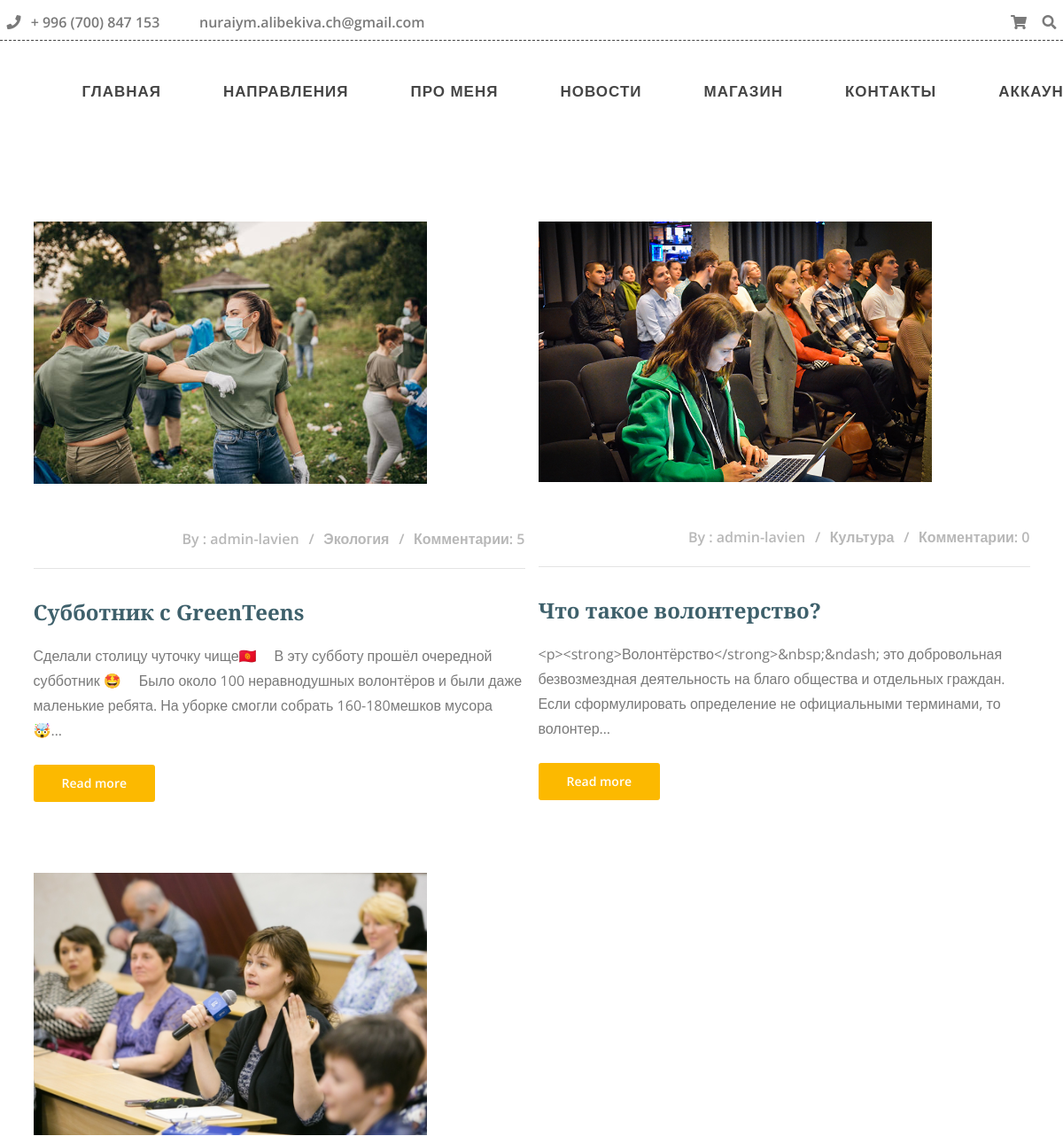
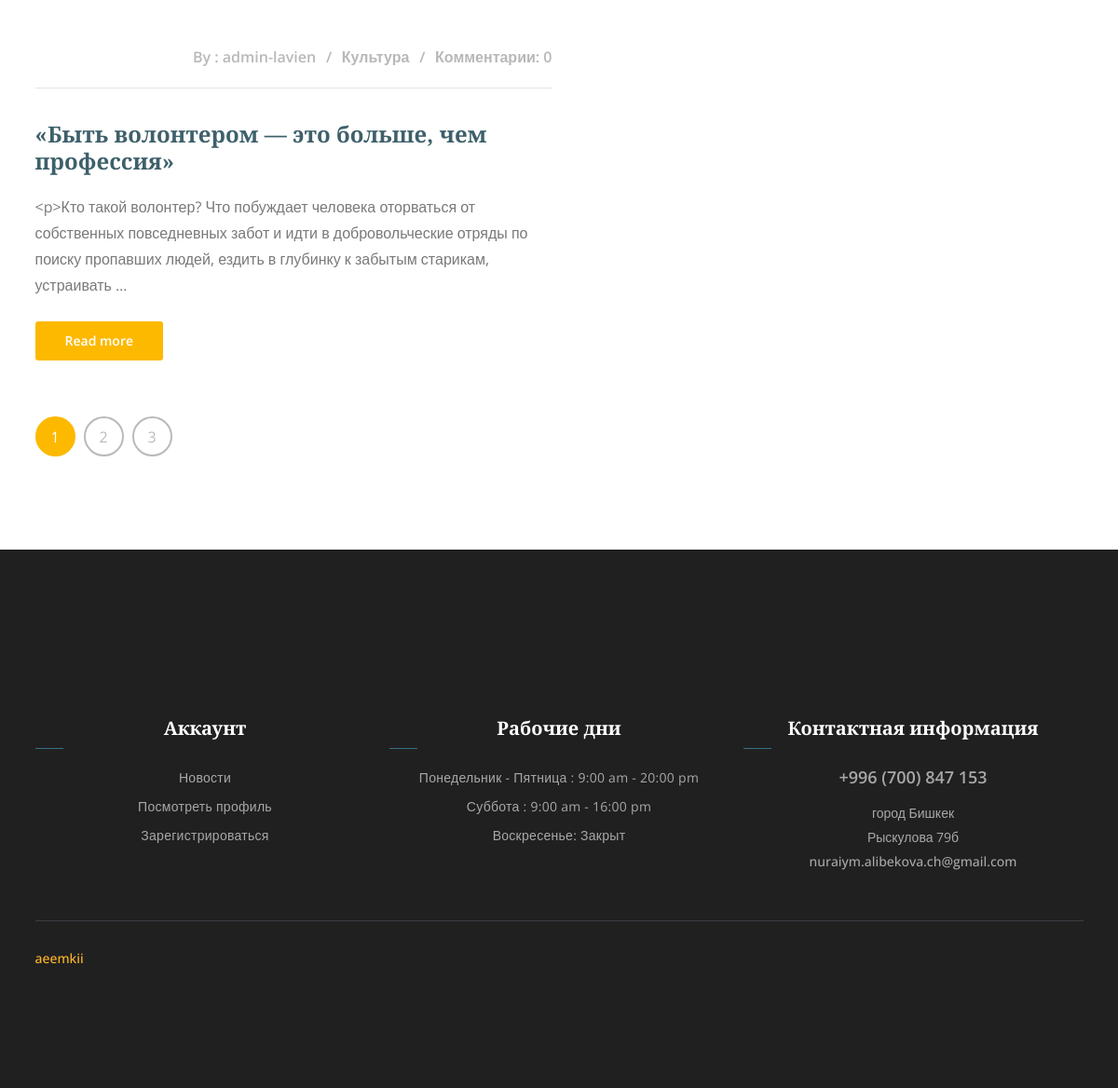
/post/list/, run on the app's committed database (2 pictures, top to bottom).
### apps/blog/models.py (models this page shows, shortened)
class Post(models.Model):
    title = models.CharField("Заголовок", max_length=255)
    description = models.TextField("Описание")
    image = models.ImageField("Фото", upload_to="post/images/")
    created = models.DateTimeField(auto_now_add=True)
    updated = models.DateTimeField(auto_now=True)
    author = models.ForeignKey(User, on_delete=models.CASCADE, related_name="posts")
    is_draft = models.BooleanField("Черновик", default=True)
    tags = models.ManyToManyField(Tag, related_name= "tags")
    category = models.ForeignKey(
        Category,
        on_delete=models.SET_NULL,
        null=True,
        related_name="posts"
        )
    class Meta:
        verbose_name = "Пост"
        verbose_name_plural = "Посты"

class Category(models.Model):
    name = models.CharField("Название",max_length=50)
    slug = models.SlugField(max_length=60)
    icon = models.ImageField(upload_to="category/icons/")
    description = models.TextField("Описание категории", null= True)
    class Meta:
        verbose_name = "Категория"
        verbose_name_plural = "Категории"
    def __str__(self):
        return self.name

### apps/accounts/models.py (models this page shows)
class User(AbstractUser):
    username = models.CharField(
        "Имя пользователя",
        max_length=150,
        unique=True,
        help_text=(
            "Доступно 150 символов или меньше. Только буквы, цифры и @/./+/-/_."
        ),
        validators=[username_validator],
        error_messages={
            "unique": "Пользователь с таким именем уже существует.",
        },
)
    email = None
    profile_img = models.ImageField(upload_to="users/profiles/", blank=True,null=True)
    about = models.TextField("О себе", null=True,blank=True)
    social_netw = models.ManyToManyField(SocialNetworks, limit_choices_to=5,)
    mobile = models.CharField("Мобильный телефон", max_length=10, null=True)
    USERNAME_FIELD = 'username'
    REQUIRED_FIELDS = []
    objects = UserManager()
    class Meta:
        verbose_name = "Пользователь"
        verbose_name_plural = "Пользователи"
    def __str__(self):
        return self.username

### apps/blog/views.py (the view)
# urls.py: path('post/list/', views.PostListView.as_view(), name="post_list"),
class PostListView(ListView):
    template_name ="post_list.html"
    model = Post
    queryset = Post.objects.filter(is_draft=False)
    def get_context_data(self, **kwargs):
        context = super().get_context_data(**kwargs)
        latest_posts = Post.objects.filter(is_draft=False).order_by("-created")
        if len(latest_posts) < 4:
            context["latest_posts"] = latest_posts
        else:
            context["latest_posts"] = latest_posts[:4]
        context["categories"] = Category.objects.all()
        return context
    def get_queryset(self):
        category_slug = self.kwargs.get("category_slug")
        if category_slug:
            qs = Post.objects.filter(is_draft=False, category__slug=category_slug)
            return qs
        return Post.objects.filter(is_draft=False)

### apps/cart/get_context_cart.py (called while the page is built)
def get_cart(request):
    return {"cart": Cart(request)}

### apps/blog/templates/post_list.html (shortened to what this page needs)
{% extends 'base.html' %}
{% block content %}
<section class="main_blog_area p_100">
    <div class="container">
        <div class="blog_area_inner">
            <div class="main_blog_column row">
                {% for item in object_list %}
                <div class="col-lg-6">
                    <div class="blog_item">
                        <div class="blog_img"  >
                            <img class="img-fluid" src="{{ item.image.url }}" alt="">
                        </div>
                        <div class="blog_text">
                                   <div class="blog_time">
                                <div class="float-right">
                                    <ul class="list_style">
                                        <li><a href="#">By :  {{item.author}}</a></li>
                                        <li><a href="#">{{item.category}}</a></li>
                                        <li><a href="#">Комментарии: {{item.comments.count}}</a></li>
                                    </ul>
                                </div>
                            </div>
                            <a href="#"><h4>{{item.title}}</h4></a>
                            <p>{{ item.description|truncatechars:200 }}</p>
                            <a class="pink_more" href="{% url 'post_detail' item.id %}">Read more</a>
                        </div>
                    </div>
                </div>
                {% endfor %}
            </div>
            <nav aria-label="Page navigation example" class="blog_pagination">
                <ul class="pagination">
                    <li class="page-item active"><a class="page-link" href="#">1</a></li>
                    <li class="page-item"><a class="page-link" href="#">2</a></li>
                    <li class="page-item"><a class="page-link" href="#">3</a></li>
                </ul>
            </nav>
        </div>
    </div>
</section>
{% endblock %}

### templates/base.html (shortened to what this page needs)
<!DOCTYPE html>
<html lang="en">
<head>5
  {% load static %}
  <link href="{% static 'css/font-awesome.min.css' %}" rel="stylesheet">
  <link href="{% static 'vendors/linearicons/style.css' %}" rel="stylesheet">
  <link href="{% static 'vendors/flat-icon/flaticon.css' %}" rel="stylesheet">
  <link href="{% static 'css/bootstrap.min.css' %}" rel="stylesheet">
  <link href="{% static 'vendors/revolution/css/settings.css' %}" rel="stylesheet">
  <link href="{% static 'vendors/revolution/css/layers.css' %}" rel="stylesheet">
  <link href="{% static 'vendors/revolution/css/navigation.css' %}" rel="stylesheet">
  <link href="{% static 'vendors/animate-css/animate.css' %}" rel="stylesheet">
  <link href="{% static 'vendors/owl-carousel/owl.carousel.min.css' %}" rel="stylesheet">
  <link href="{% static 'style.css' %}" rel="stylesheet">
  <link href="{% static 'vendors/magnifc-popup/magnific-popup.css' %}" rel="stylesheet">
  <link href="{% static 'vendors/nice-select/css/nice-select.css' %}" rel="stylesheet">
  <link href="{% static 'css/responsive.css' %}" rel="stylesheet">
  <link href="https://cdn.jsdelivr.net/npm/bootstrap@5.0.2/dist/css/bootstrap.min.css" rel="stylesheet">
  <link rel="stylesheet" href="https://cdn.jsdelivr.net/npm/@fancyapps/ui@4.0/dist/fancybox.css"/>
<link rel="stylesheet" href="{% static 'shop/css/normalize.css' %}">
<link rel="stylesheet" href="{% static 'shop/css/main.css' %}">
<link rel="stylesheet" href="{% static 'shop/css/bootstrap.min.css' %}">
<link rel="stylesheet" href="{% static 'shop/css/animate.min.css' %}">
<link rel="stylesheet" href="{% static 'shop/css/fontawesome-all.min.css' %}">
<link rel="stylesheet" href="{% static 'shop/fonts/flaticon.css' %}">
<link rel="stylesheet" href="{% static 'shop/css/owl.carousel.min.css' %}">
<link rel="stylesheet" href="{% static 'shop/css/owl.theme.default.min.css' %}">
<link rel="stylesheet" href="{% static 'shop/style.css' %}">
<link href="{% static 'about_me/vendor/bootstrap/css/bootstrap.min.css' %}" rel="stylesheet">
<link href="{% static 'about_me/vendor/bootstrap-icons/bootstrap-icons.css' %}" rel="stylesheet">
<link href="{% static 'about_me/vendor/boxicons/css/boxicons.min.css' %}" rel="stylesheet">
<link href="{% static 'about_me/vendor/glightbox/css/glightbox.min.css' %}" rel="stylesheet">
<link href="{% static 'about_me/vendor/swiper/swiper-bundle.min.css' %}" rel="stylesheet">
<link href="{% static 'about_me/style.css' %}" rel="stylesheet">
</head>
<body>
	<header class="main_header_area five_header">
    <div class="top_header_area row m0">
      <div class="container">
        <div class="all">
          <div class="float-left">
            <a href="tell:+ 996 (700) 847 153"><i class="fa fa-phone" aria-hidden="true"></i> + 996 (700) 847 153</a>
            <a href="mainto:info@cakebakery.com"><i class="fa fa-envelope-o" aria-hidden="true"></i>nuraiym.alibekiva.ch@gmail.com</a>
          </div>
          <div class="float-right">
            <ul class="h_social list_style">
            </ul>
            <ul class="h_search list_style">
              <li>
                <a href="{% url 'cart_page' %}"><i class="fa fa-shopping-cart"></i>
                </a></li>
              <li><a class="popup-with-zoom-anim" href="#test-search"><i class="fa fa-search"></i></a></li>
            </ul>
          </div>
        </div>
      </div>
    </div>
    <div class="main_menu_two">
      <div class="container">
        <nav class="navbar navbar-expand-lg navbar-light bg-light">
          <a class="navbar-brand" href="index.html"><img src="img/logo-2.png" alt=""></a>
          <div class="collapse navbar-collapse" id="navbarSupportedContent">
            <ul class="navbar-nav justify-content-end">
              <li>
                <a href="{% url 'index' %}">Главная</a>
              </li>
              <li><a href="{% url 'category_list'%}">Направления</a></li>
              <li><a href="{% url 'about_me' %}">Про меня</a></li>
              <li> <a href="{% url 'post_list'%}">Новости</a></li>
              <li><a href="{% url 'product_list' %}">Магазин</a></li>
              <li><a href="{% url 'faq_page' %}">Контакты</a></li>
              {% if request.user.is_authenticated %}
              <li class="dropdown submenu">
                <a class="dropdown-toggle" data-toggle="dropdown" href="№" role="button" aria-haspopup="true" aria-expanded="false">{{user.username}} </a>
                <ul class="dropdown-menu">
                  <li><a href="{% url 'post_create' %}">Создать пост </a></li>
                  <li><a href="{% url 'author_posts' %}">Посмотреть профиль</a></li>
                  <li><a href="{% url 'logout' %}">Выйти из аккаунта</a></li>
                </ul>
              </li>
              {% else %}
              <li class="dropdown submenu">
                <a class="dropdown-toggle" data-toggle="dropdown" href="№" role="button" aria-haspopup="true" aria-expanded="false">Аккаунт </a>
              </li>
              {% endif %}
            </ul>
          </div>
        </nav>
      </div>
    </div>
  </header>
{% block content %}
{% endblock %}
<footer class="footer_area">
  <div class="footer_widgets">
    <div class="container">
      <div class="row footer_wd_inner">
        <div class="col-lg-4 col-6">
          <aside class="f_widget f_link_widget">
            <div class="f_title">
              <h3>Аккаунт</h3>
            </div>
            <ul class="list_style">
              <li><a href="{% url 'post_list'%}">Новости</a></li>
              <li><a href="{% url 'author_posts' %}">Посмотреть профиль</a></li>
              <li><a href="{% url 'register' %}">Зарегистрироваться</a></li>
            </ul>
          </aside>
        </div>
        <div class="col-lg-4 col-6">
          <aside class="f_widget f_link_widget">
            <div class="f_title">
              <h3>Рабочие дни</h3>
            </div>
            <ul class="list_style">
              <li><a href="#">Понедельник -  Пятница : 9:00 am - 20:00 pm</a></li>
              <li><a href="#">Суббота : 9:00 am - 16:00 pm</a></li>
              <li><a href="#"> Воскресенье: Закрыт</a></li>
            </ul>
          </aside>
        </div>
        <div class="col-lg-4 col-6">
          <aside class="f_widget f_contact_widget">
            <div class="f_title">
              <h3>Контактная  информация</h3>
            </div>
            <h4>+996 (700) 847 153</h4>
            <p> город Бишкек <br />Рыскулова 79б</p>
            <h5>nuraiym.alibekova.ch@gmail.com</h5>
          </aside>
        </div>
      </div>
    </div>
  </div>
  <div class="footer_copyright">
    <div class="container">
      <div class="copyright_inner">
        <div class="float-left">
          <h5><a class="float-right" target="_blank" href="https://github.com/aeemkii">aeemkii</a></h5>
        </div>
      </div>
    </div>
  </div>
</footer>
<link type="text/css" rel="stylesheet" href="https://cdn01.jotfor.ms/themes/CSS/5e6b428acc8c4e222d1beb91.css?v=3.3.39515&themeRevisionID=5f7ed99c2c2c7240ba580251"/>
<link type="text/css" rel="stylesheet" href="https://cdn02.jotfor.ms/css/styles/payment/payment_styles.css?3.3.39515" />
<link type="text/css" rel="stylesheet" href="https://cdn03.jotfor.ms/css/styles/payment/payment_feature.css?3.3.39515" />
</body>
</html>

### static/shop/css/main.css (style rules this page uses)
html { color: #222; font-size: 1em; line-height: 1.4; }
audio, canvas, iframe, img, svg, video { vertical-align: middle; }

### static/about_me/style.css (style rules this page uses)
body { font-family: "Open Sans", sans-serif; color: #444444; }
a { color: #ffb727; text-decoration: none; }
h1, h2, h3, h4, h5, h6 { font-family: "Raleway", sans-serif; }
.navbar { padding: 0; }
.navbar ul { margin: 0; padding: 0; display: flex; list-style: none; align-items: center; }
.navbar li { position: relative; }
.navbar a, .navbar a:focus { display: flex; align-items: center; justify-content: space-between; padding: 10px 15px; color: #fff; white-space: nowrap; transition: 0.3s; font-size: 12px; font-family: "Raleway", sans-serif; text-transform: uppercase; font-weight: 600; letter-spacing: 1px; }
section { background: white; }

### data on the page
Post: image (picture), author "admin-lavien", category "Экология", comments.count "5", title "Субботник с GreenTeens", description "Сделали столицу чуточку чище🇰🇬 ⠀ В эту субботу прошёл очередной субботник 🤩 ⠀ Было около 100 неравнодушных волонтёров и были даже маленькие ребята. На уборке смогли собрать 160-180мешков мусора 🤯…"
Post: image (picture), author "admin-lavien", category "Культура", comments.count "0", title "Что такое волонтерство?", description "<p><strong>Волонтёрство</strong>&nbsp;&ndash; это добровольная безвозмездная деятельность на благо общества и отдельных граждан. Если сформулировать определение не официальными терминами, то волонтер…"
Post: image (picture), author "admin-lavien", category "Культура", comments.count "0", title "«Быть волонтером — это больше, чем профессия»", description "<p>Кто такой волонтер? Что побуждает человека оторваться от собственных повседневных забот и идти в добровольческие отряды по поиску пропавших людей, ездить в глубинку к забытым старикам, устраивать …"
